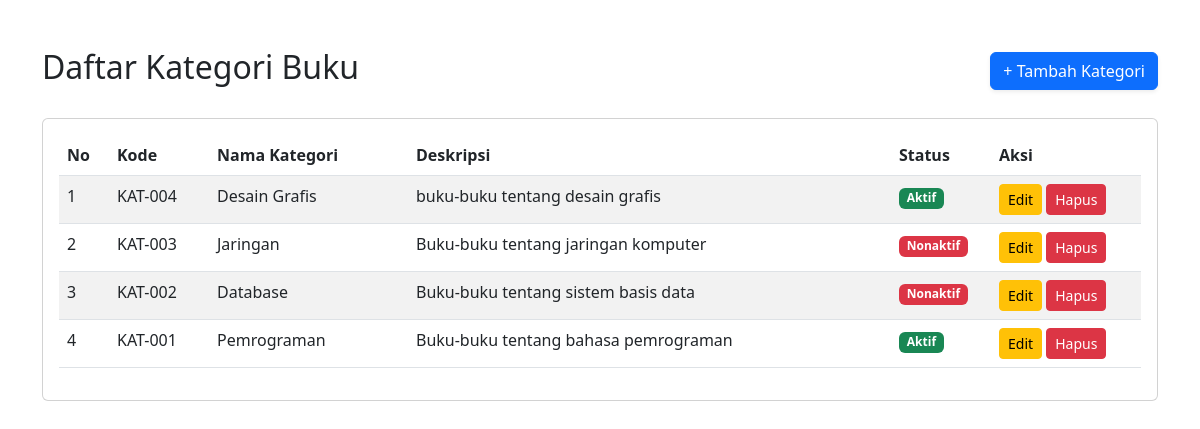
The page / on the database its author committed.
### tables this page shows
CREATE TABLE `kategori` (
  `id_kategori` int(11) NOT NULL,
  `kode_kategori` varchar(10) NOT NULL,
  `nama_kategori` varchar(50) NOT NULL,
  `deskripsi` text DEFAULT NULL,
  `status` enum('Aktif','Nonaktif') DEFAULT 'Aktif',
  `created_at` timestamp NOT NULL DEFAULT current_timestamp()
);

### index.php (the view, shortened to what this page needs)
<!DOCTYPE html>
<html lang="id">
<head>
    <link href="https://cdn.jsdelivr.net/npm/bootstrap@5.3.0/dist/css/bootstrap.min.css" rel="stylesheet">
</head>
<body>
    <?php
    require_once 'config/database.php';
    $query = "SELECT * FROM kategori ORDER BY id_kategori DESC";
    $stmt = $conn->prepare($query);
    $stmt->execute();
    $result = $stmt->get_result();
    ?>
    <div class="container mt-5">
        <div class="d-flex justify-content-between align-items-center mb-4">
            <h2>Daftar Kategori Buku</h2>
            <a href="create.php" class="btn btn-primary shadow-sm">+ Tambah Kategori</a>
        </div>
        <div class="card">
            <div class="card-body">
                <table class="table table-striped">
                    <thead>
                        <tr>
                            <th width="50">No</th>
                            <th width="100">Kode</th>
                            <th>Nama Kategori</th>
                            <th>Deskripsi</th>
                            <th width="100">Status</th>
                            <th width="150">Aksi</th>
                        </tr>
                    </thead>
                    <tbody>
                        <?php
                        if ($result->num_rows > 0) {
                            $no = 1;
                            while ($row = $result->fetch_assoc()) {
                                if ($row['status'] == 'Aktif') {
                                    $status = '<span class="badge bg-success">Aktif</span>';
                                } else {
                                    $status = '<span class="badge bg-danger">Nonaktif</span>';
                                }
                                echo "<tr>
                                        <td>$no</td>
                                        <td>{$row['kode_kategori']}</td>
                                        <td>{$row['nama_kategori']}</td>
                                        <td>{$row['deskripsi']}</td>
                                        <td>$status</td>
                                        <td>
                                            <a href='edit.php?id={$row['id_kategori']}' class='btn btn-warning btn-sm'>Edit</a>
                                            <button onclick='confirmDelete({$row['id_kategori']})' class='btn btn-danger btn-sm'>Hapus</button>
                                        </td>
                                      </tr>";
                                $no++;
                            }
                        } else {
                            echo "<tr><td colspan='6' class='text-center'>Tidak ada data</td></tr>";
                        }
                        ?>
                    </tbody>
                </table>
            </div>
        </div>
    </div>
</body>
</html>

### rows shown on the page
kategori: kode_kategori "KAT-004", nama_kategori "Desain Grafis", deskripsi "buku-buku tentang desain grafis", status "Aktif"
kategori: kode_kategori "KAT-003", nama_kategori "Jaringan", deskripsi "Buku-buku tentang jaringan komputer", status "Nonaktif"
kategori: kode_kategori "KAT-002", nama_kategori "Database", deskripsi "Buku-buku tentang sistem basis data", status "Nonaktif"
kategori: kode_kategori "KAT-001", nama_kategori "Pemrograman", deskripsi "Buku-buku tentang bahasa pemrograman", status "Aktif"
